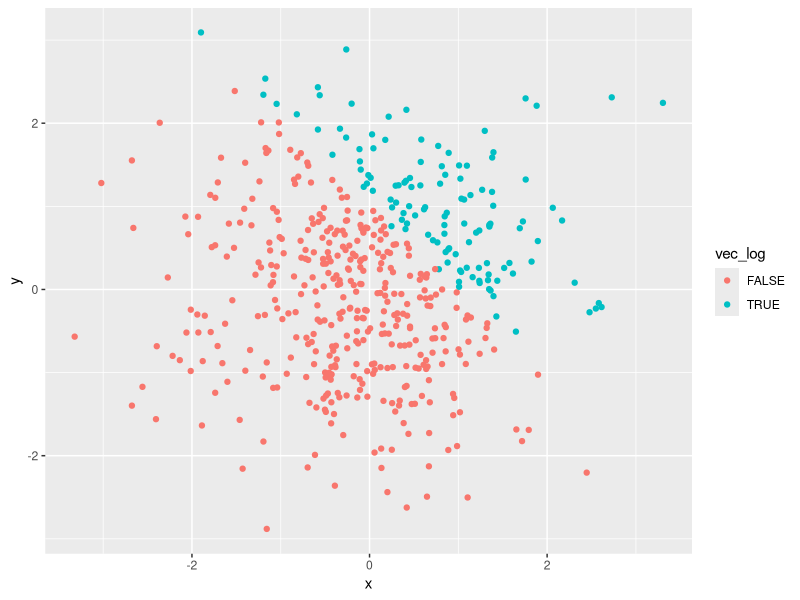
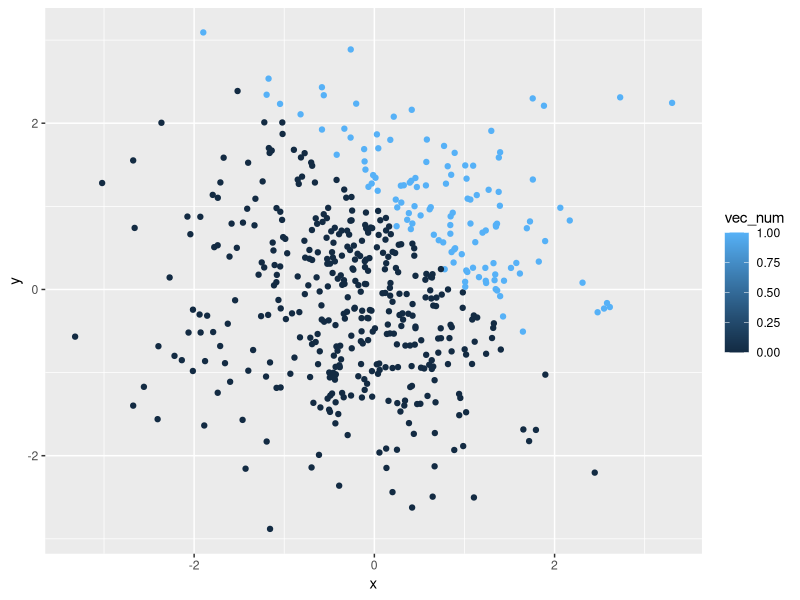
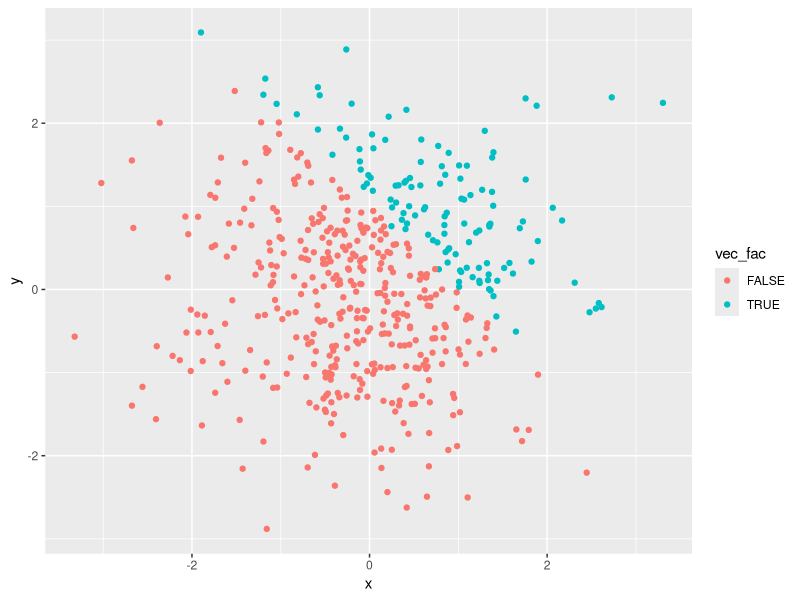
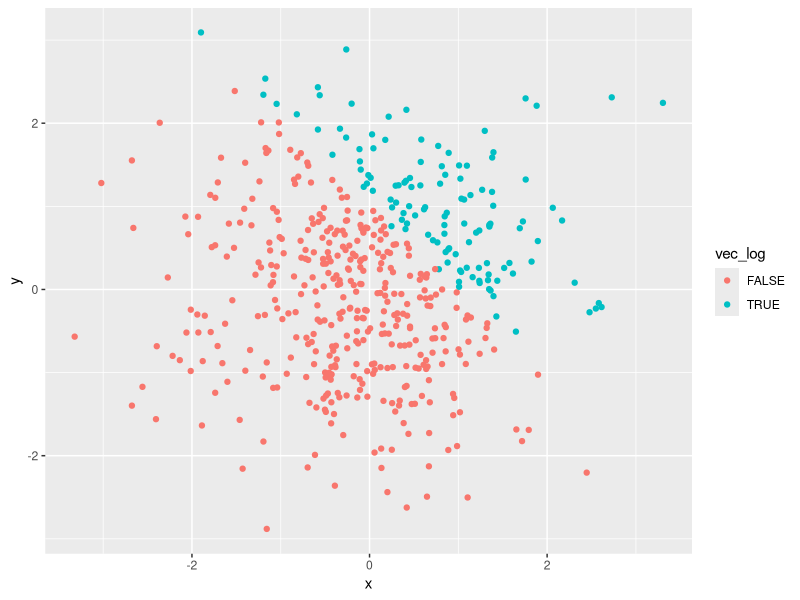

Here is the R script that generated these plots, in order:
## ---- chunk 1

library(tidyverse)

set.seed(100)

hw1q1_df = tibble(
  norm_samp = rnorm(8),
  vec_logical = c(norm_samp > 0),
  vec_char = c("A", "B", "C", "D", "E", "F", "G", "H"),
  vec_fac = factor(c("low", "med", "high", "low", "med", "high", "low", "med"))
)
## ---- chunk 2
mean(pull(hw1q1_df, norm_samp))
mean(pull(hw1q1_df, vec_logical))
mean(pull(hw1q1_df, vec_char))
mean(pull(hw1q1_df, vec_fac))
## ---- chunk 3
as.numeric(pull(hw1q1_df, vec_logical))
as.numeric(pull(hw1q1_df, vec_char))
as.numeric(pull(hw1q1_df, vec_fac))
## ---- chunk 4

set.seed(100)

hw1q2_df = tibble(
  x = rnorm(500),
  y = rnorm(500),
  vec_log = c(x + y > 1), 
  vec_num = as.numeric(vec_log),
  vec_fac = as.factor(vec_log)
)
## ---- chunk 5
ggplot(hw1q2_df, aes(x = x, y = y, color = vec_log)) + geom_point()
ggsave("scatter_plot.pdf", height = 6, width = 6)

ggplot(hw1q2_df, aes(x = x, y = y, color = vec_num)) + geom_point()
ggplot(hw1q2_df, aes(x = x, y = y, color = vec_fac)) + geom_point()
